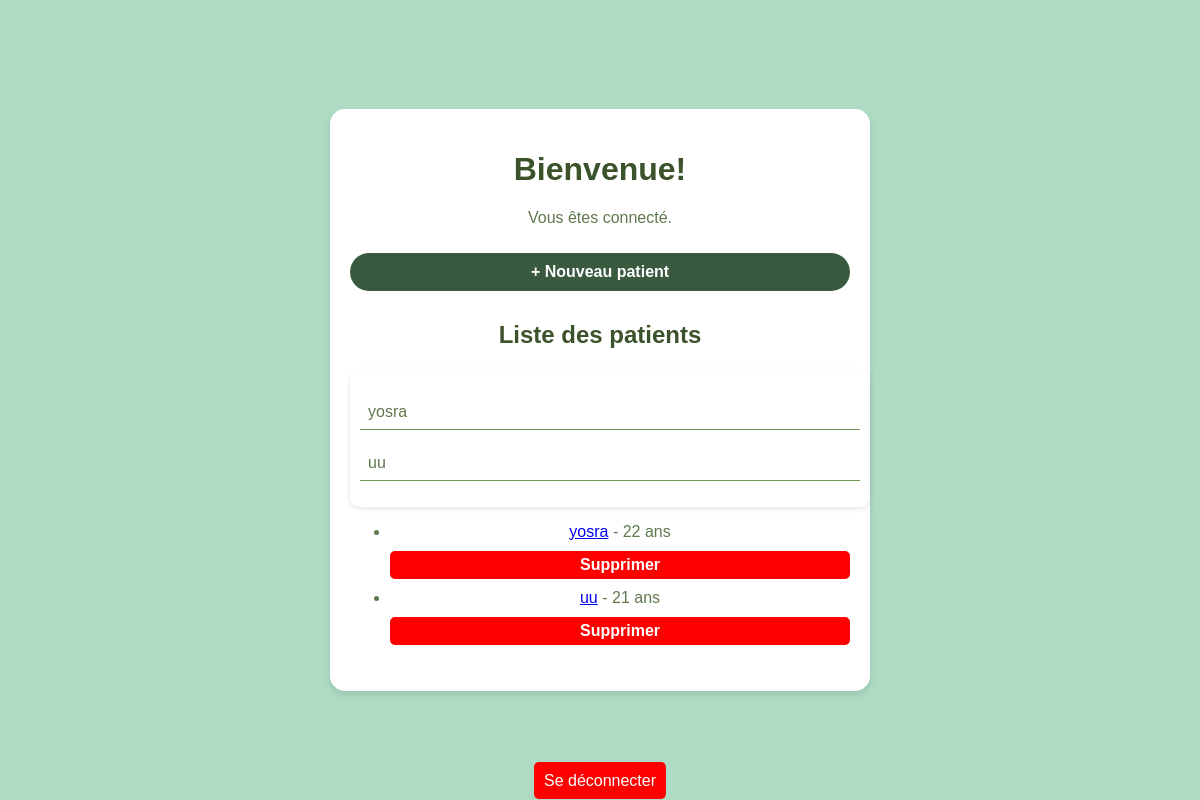
The page / (signed in) on the database its author committed.
### models.py (models this page shows)
class Patient(db.Model):
    __tablename__ = 'patients'
    id = db.Column(db.Integer, primary_key=True)
    nom = db.Column(db.String(100), nullable=False)
    age = db.Column(db.Integer, nullable=False)
    chambre = db.Column(db.String(50), nullable=False)
    lit = db.Column(db.String(50), nullable=False)
    email = db.Column(db.String(100), nullable=True)
    image_path = db.Column(db.String(200), nullable=True)
    score_waterlow = db.Column(db.Integer, nullable=True)
    resultat = db.Column(db.String(200), nullable=True)
    timestamp = db.Column(db.DateTime, default=datetime.utcnow)
    notifications_enabled = db.Column(db.Boolean, default=False)
    analyses = db.relationship('Analyse', back_populates='patient', cascade='all, delete')
    user_id = db.Column(db.Integer, db.ForeignKey('users.id', ondelete='CASCADE'), nullable=False)
    user = db.relationship('User', back_populates='patients')

### app.py (the view)
@app.route('/')
def index():
    patients = Patient.query.all()
    if 'email' not in session:
        return redirect(url_for('login'))
    return render_template('index.html', parametres=parametres, patients=patients)

### templates/index.html (shortened to what this page needs)
<!DOCTYPE html>
<html lang="fr">
<head>
    <link rel="stylesheet" href="{{ url_for('static', filename='style.css') }}">
</head>
<body>
    <div class="container">
        <h1>Bienvenue!</h1>
        <p>Vous êtes connecté.</p>
        <a href="{{ url_for('nouveau_patient') }}">
            <button type="button">+ Nouveau patient</button>
        </a>
        <h2>Liste des patients</h2>
        <div class="patient-list">
            {% for patient in patients %}
                <p>{{ patient.nom }} {{ patient.prenom }}</p>
            {% endfor %}
        </div>
        <ul>
            {% for patient in patients %}
            <li>
                <a href="{{ url_for('patient_details', patient_id=patient.id) }}">{{ patient.nom }}</a> - {{ patient.age }} ans
                <form method="POST" action="{{ url_for('delete_patient', patient_id=patient.id) }}" style="display:inline;">
                    <button type="submit" class="btn btn-danger" style="background-color: red; color: white; padding: 5px 10px; border: none; border-radius: 5px;">Supprimer</button>
                </form>
            </li>
            {% else %}
            <li>Aucun patient enregistré.</li>
            {% endfor %}
        </ul>
    </div>
    <div style="position: fixed; bottom: 10px; left: 50%; transform: translateX(-50%);">
        <a href="/logout" style="background-color: red; color: white; padding: 10px; text-decoration: none; border-radius: 5px;">
            Se déconnecter
        </a>
    </div>
</body>
</html>

### static/style.css (style rules this page uses)
body { background-color: #addbc4; font-family: Arial, sans-serif; color: #5f784d; margin: 0; padding: 0; display: flex; flex-direction: column; align-items: center; justify-content: center; min-height: 100vh; }
.container { width: 90%; max-width: 500px; padding: 20px; background: white; border-radius: 15px; box-shadow: 0px 4px 6px rgba(0, 0, 0, 0.1); text-align: center; }
h1, h2 { color: #3b522a; }
button { background-color: #3A5A40; color: white; padding: 10px 20px; border: none; border-radius: 20px; cursor: pointer; font-size: 16px; margin: 10px 0; width: 100%; }
.patient-list { margin-top: 10px; padding: 10px; background: white; border-radius: 10px; box-shadow: 0px 2px 5px rgba(0, 0, 0, 0.1); text-align: left; width: 100%; }
.patient-list p { padding: 8px; border-bottom: 1px solid #6c9957; }

### rows shown on the page
Patient: nom "yosra", age "22"
Patient: nom "uu", age "21"
